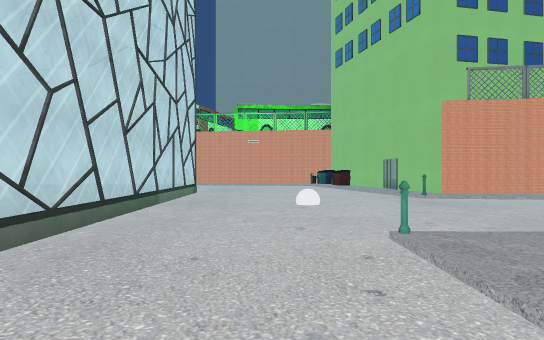
[1] (above)

24 first-person views from a walk through a 3-D level made in the Unity game engine. The camera is 1.4 m above the floor, looks level and sees 70° across. The floor is counted in squares, 2 m on a side. Each view is taken from the middle of a square. On the plan, view 1 faces up. The plan holds only what a view shows up to about 11 squares ahead; the rest is blank. The place goes on beyond the plan. Some animated figures are left out. Door leaves are left out, so doorways stand open. Some surface patterns are stand-ins.

[2]
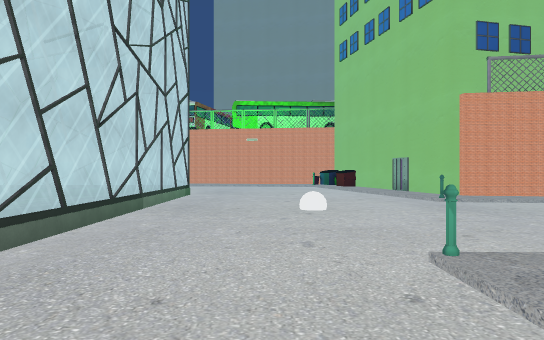

[3]
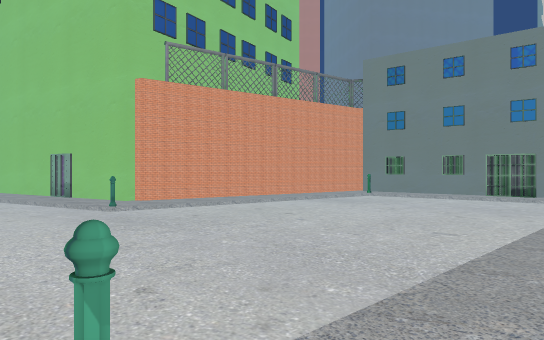

[4]
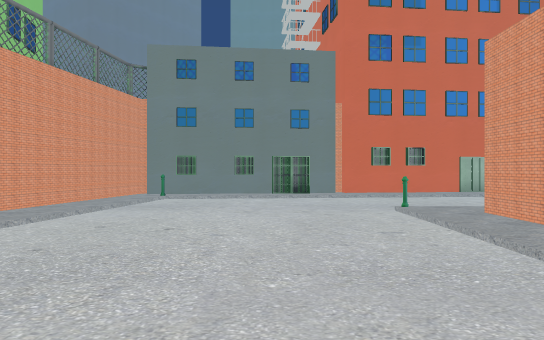

[5]
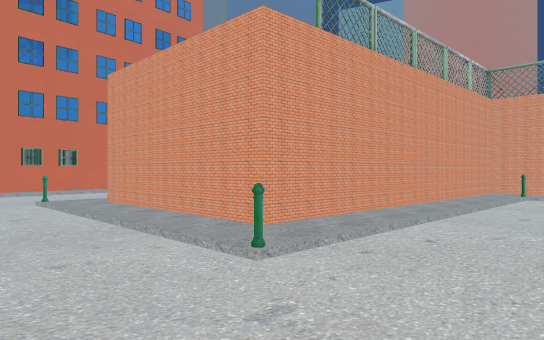

[6]
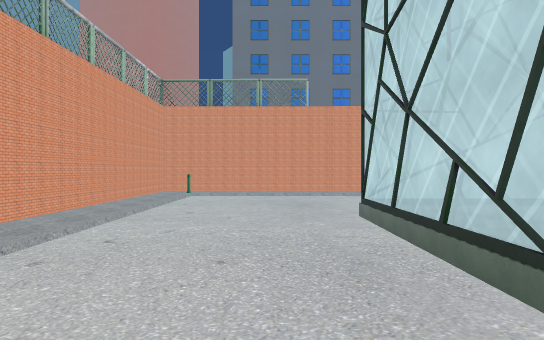

[7]
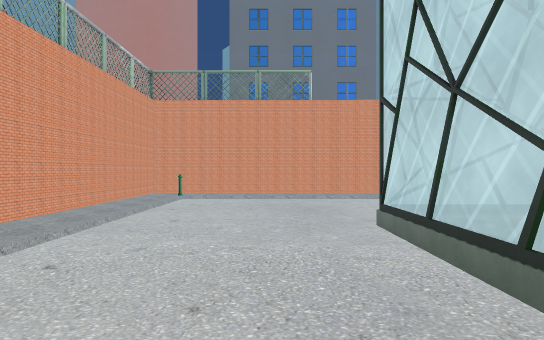

[8]
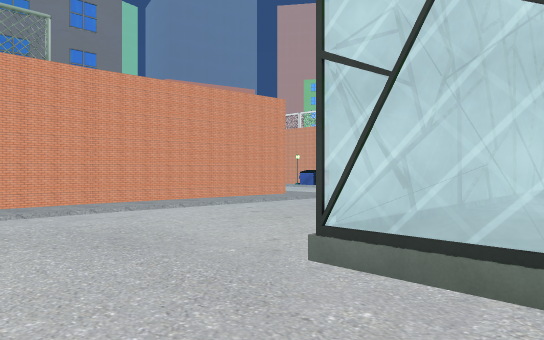

[9]
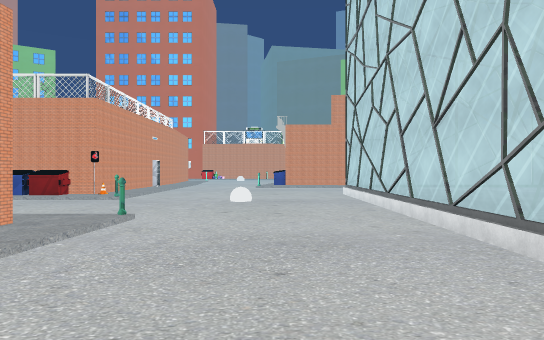

[10]
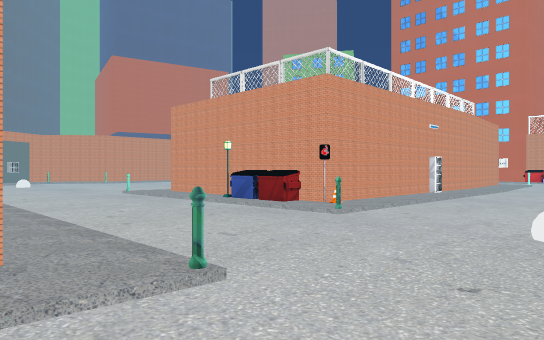

[11]
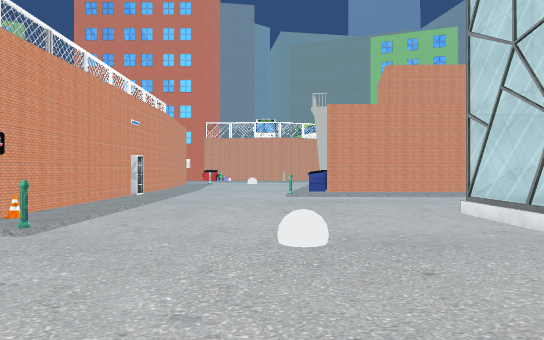

[12]
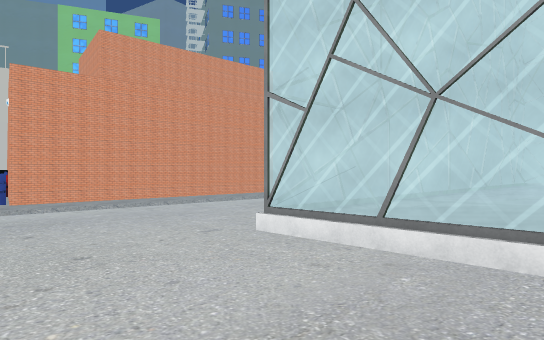

[13]
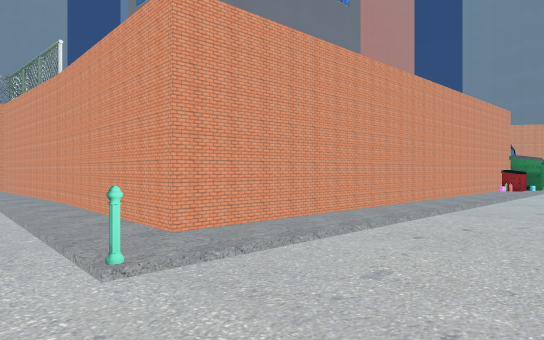

[14]
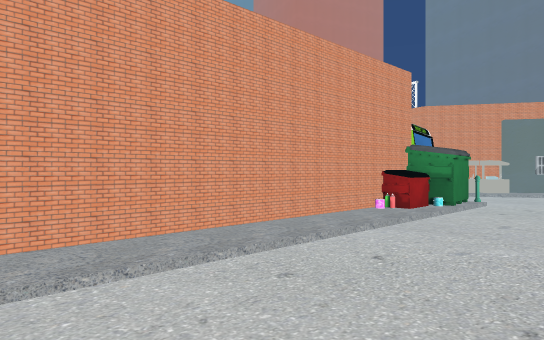

[15]
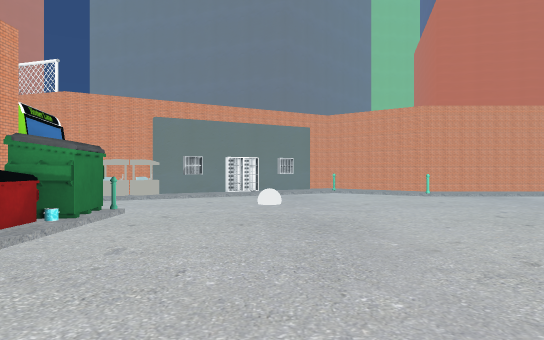

[16]
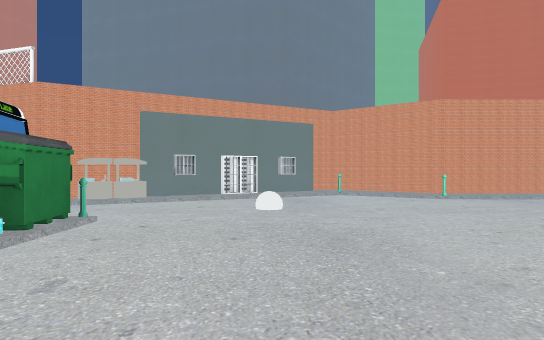

[17]
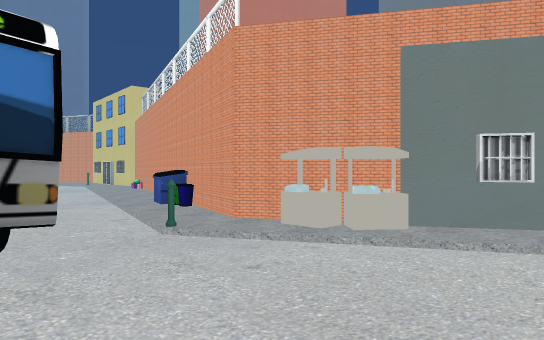

[18]
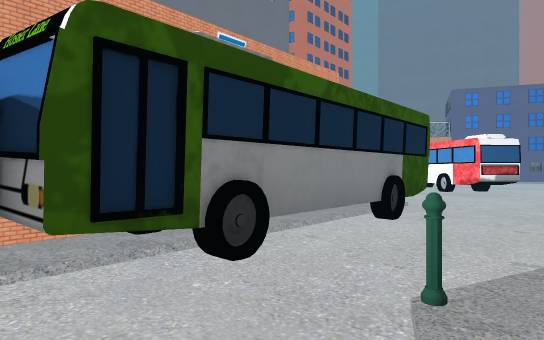

[19]
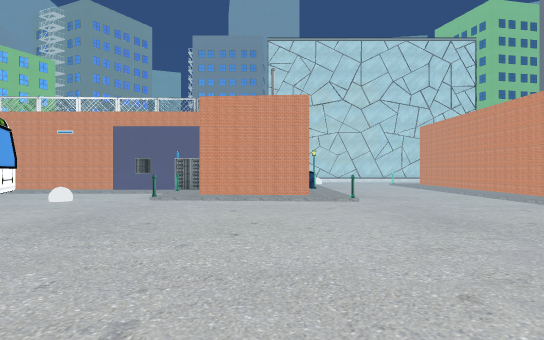

[20]
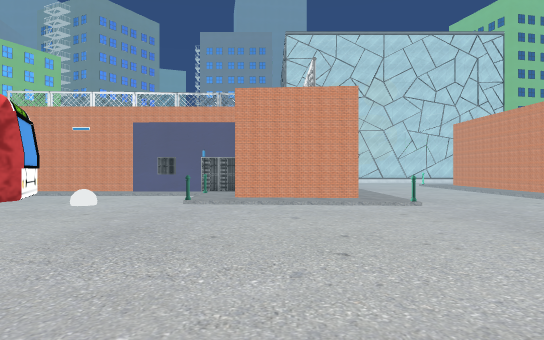

[21]
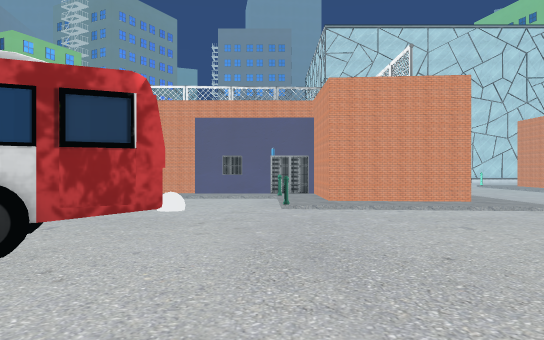

[22]
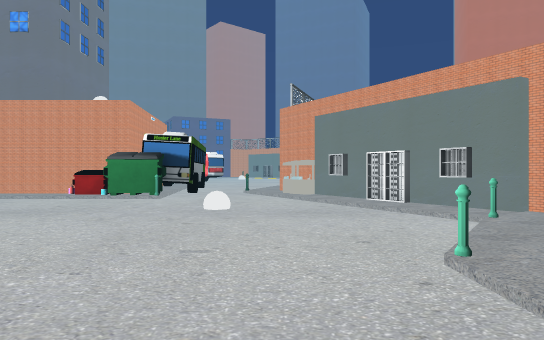

[23]
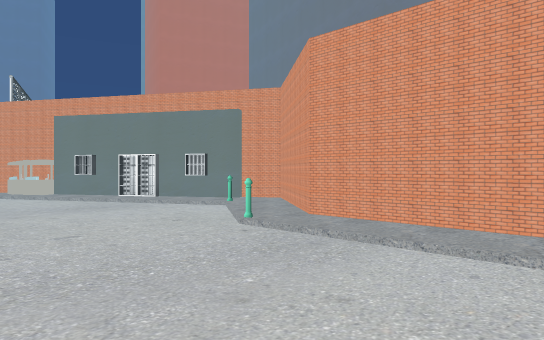

[24]
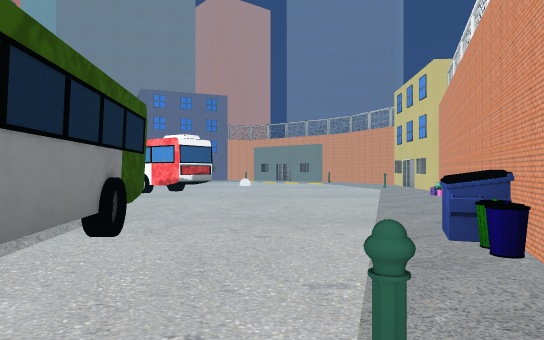

### Floor plan
Key: @ floor where view 1 was taken; # wall or solid block; x gap in a wall; . main floor; : floor 0.25 m higher than the main floor; + floor 0.5 m higher than the main floor; / step, stairs or slope; = window, fence, low wall or low ledge; B building; S sign; U dumpster; A bus; I bin; O other object.
Columns run from 19 left of view 1 to 12 right of it. Each row starts with its distance up from view 1.
 13                       /#
 12            ======...../B   BBB
 11             ++++=......:OB
 10             ++++=......O::###OO
  9      =+      +++=........////OB
  8      =+      +++=...:.........B
  7      =+       ++=.............B
  6  /.  =+        +=.............:B
  5 #/.  =++       +=.............:#
  4 #/.. =+++       =...O//////O../#
  3 #/.. =++++      =.../#####:.../#
  2 #/.. =++++++   +=.../#     .../#
  1 #/...=++++++++++=.../#       ./B
  0 #/...============..@/#
 -1 #/................../#
 -2 U/................../#
 -3 .O.....=............/O
 -4 ...........O///...../O
 -5 ...........:###:::::O#
 -6 ::::::OO...:# ######OO
 -7 ######S....:#
 -8 #     U....:#
 -9 ##    UO...:#  B
-10 :#O#  #/...:#  B
-11 ../#  #/...:#  B
-12 ../####/...:#  B
-13 ..O//::O...:#  BBBBB
-14 ...........:#
-15 A..........:#
-16 AA.........U#
-17 A..........U#      ....A
-18 ...........AAAAAAAA.....A
-19 . ..........A...........
-20  .......=....O..........
-21 .........../Ox:I/.......
-22 ....O....//O###OU:://...
-23  ::::/.//####   ###::://
-24  ####:O:##         OO#O:
-25     #####             OO

Positions as (right, up) in squares from view 1, and headings:
1: (0, 0), facing up
2: (0, 1), facing up
3: (1, 3), facing up-right
4: (1, 6), facing right
5: (-1, 6), facing down-right
6: (-1, 6), facing down
7: (-1, 5), facing down
8: (0, 2), facing down-left
9: (-3, -2), facing left
10: (-7, -2), facing down-left
11: (-8, -3), facing left
12: (-11, -3), facing up-left
13: (-11, -3), facing down-right
14: (-11, -10), facing down-right
15: (-11, -12), facing down
16: (-11, -13), facing down
17: (-10, -18), facing down-right
18: (-8, -21), facing up-right
19: (-14, -22), facing up
20: (-15, -21), facing up
21: (-17, -20), facing up
22: (-18, -21), facing right
23: (-19, -19), facing down-right
24: (-7, -20), facing right
